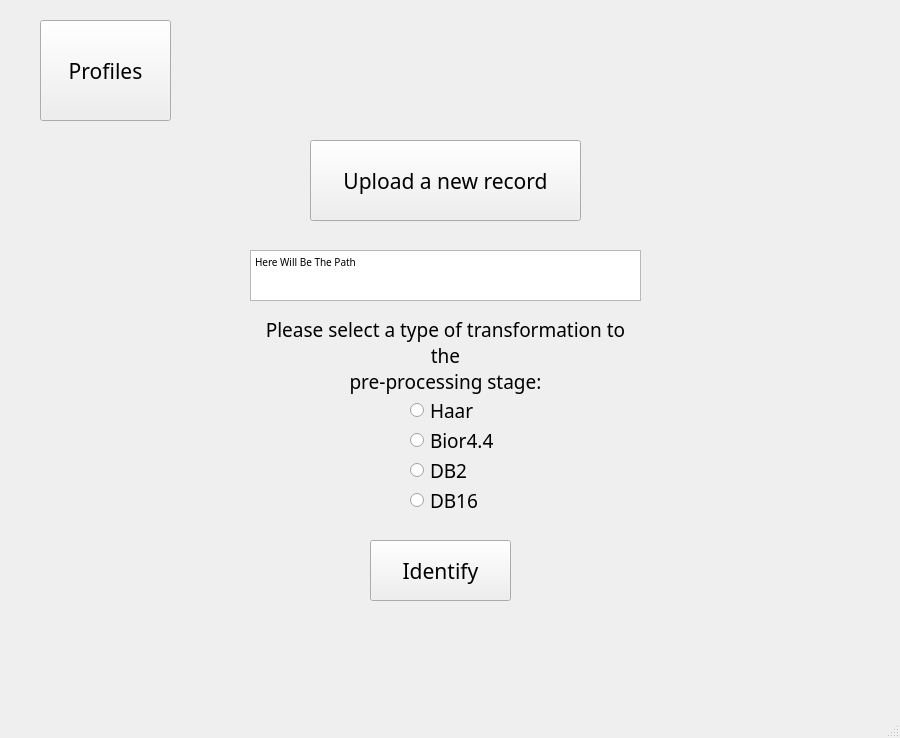
<?xml version="1.0" encoding="UTF-8"?>
<ui version="4.0">
 <class>MainWindow</class>
 <widget class="QMainWindow" name="MainWindow">
  <property name="geometry">
   <rect>
    <x>0</x>
    <y>0</y>
    <width>900</width>
    <height>738</height>
   </rect>
  </property>
  <property name="windowTitle">
   <string>MainWindow</string>
  </property>
  <widget class="QWidget" name="centralwidget">
   <widget class="QPushButton" name="upload_record">
    <property name="enabled">
     <bool>true</bool>
    </property>
    <property name="geometry">
     <rect>
      <x>310</x>
      <y>140</y>
      <width>271</width>
      <height>81</height>
     </rect>
    </property>
    <property name="font">
     <font>
      <family>Perpetua</family>
      <pointsize>16</pointsize>
     </font>
    </property>
    <property name="text">
     <string>Upload a new record</string>
    </property>
   </widget>
   <widget class="QPushButton" name="enter_profiles">
    <property name="geometry">
     <rect>
      <x>40</x>
      <y>20</y>
      <width>131</width>
      <height>101</height>
     </rect>
    </property>
    <property name="font">
     <font>
      <family>Perpetua</family>
      <pointsize>16</pointsize>
     </font>
    </property>
    <property name="text">
     <string>Profiles</string>
    </property>
   </widget>
   <widget class="QTextEdit" name="path_box">
    <property name="geometry">
     <rect>
      <x>250</x>
      <y>250</y>
      <width>391</width>
      <height>51</height>
     </rect>
    </property>
    <property name="font">
     <font>
      <family>Perpetua</family>
      <pointsize>10</pointsize>
     </font>
    </property>
    <property name="html">
     <string>&lt;!DOCTYPE HTML PUBLIC &quot;-//W3C//DTD HTML 4.0//EN&quot; &quot;http://www.w3.org/TR/REC-html40/strict.dtd&quot;&gt;
&lt;html&gt;&lt;head&gt;&lt;meta name=&quot;qrichtext&quot; content=&quot;1&quot; /&gt;&lt;style type=&quot;text/css&quot;&gt;
p, li { white-space: pre-wrap; }
&lt;/style&gt;&lt;/head&gt;&lt;body style=&quot; font-family:'Perpetua'; font-size:10pt; font-weight:400; font-style:normal;&quot;&gt;
&lt;p style=&quot; margin-top:0px; margin-bottom:0px; margin-left:0px; margin-right:0px; -qt-block-indent:0; text-indent:0px;&quot;&gt;&lt;span style=&quot; font-family:'MS Shell Dlg 2'; font-size:7.8pt;&quot;&gt;Here Will Be The Path&lt;/span&gt;&lt;/p&gt;&lt;/body&gt;&lt;/html&gt;</string>
    </property>
   </widget>
   <widget class="QPushButton" name="identify_btn">
    <property name="geometry">
     <rect>
      <x>370</x>
      <y>540</y>
      <width>141</width>
      <height>61</height>
     </rect>
    </property>
    <property name="font">
     <font>
      <family>Perpetua</family>
      <pointsize>16</pointsize>
     </font>
    </property>
    <property name="text">
     <string>Identify</string>
    </property>
   </widget>
   <widget class="QRadioButton" name="radioButton_4">
    <property name="geometry">
     <rect>
      <x>410</x>
      <y>490</y>
      <width>89</width>
      <height>20</height>
     </rect>
    </property>
    <property name="font">
     <font>
      <family>Perpetua</family>
      <pointsize>14</pointsize>
     </font>
    </property>
    <property name="text">
     <string>DB16</string>
    </property>
   </widget>
   <widget class="QRadioButton" name="radioButton_3">
    <property name="geometry">
     <rect>
      <x>410</x>
      <y>460</y>
      <width>89</width>
      <height>20</height>
     </rect>
    </property>
    <property name="font">
     <font>
      <family>Perpetua</family>
      <pointsize>14</pointsize>
     </font>
    </property>
    <property name="text">
     <string>DB2</string>
    </property>
   </widget>
   <widget class="QRadioButton" name="radioButton_2">
    <property name="geometry">
     <rect>
      <x>410</x>
      <y>430</y>
      <width>89</width>
      <height>21</height>
     </rect>
    </property>
    <property name="font">
     <font>
      <family>Perpetua</family>
      <pointsize>14</pointsize>
     </font>
    </property>
    <property name="text">
     <string>Bior4.4</string>
    </property>
   </widget>
   <widget class="QRadioButton" name="radioButton_1">
    <property name="geometry">
     <rect>
      <x>410</x>
      <y>400</y>
      <width>89</width>
      <height>20</height>
     </rect>
    </property>
    <property name="font">
     <font>
      <family>Perpetua</family>
      <pointsize>14</pointsize>
     </font>
    </property>
    <property name="text">
     <string>Haar</string>
    </property>
   </widget>
   <widget class="QLabel" name="label">
    <property name="geometry">
     <rect>
      <x>250</x>
      <y>300</y>
      <width>391</width>
      <height>111</height>
     </rect>
    </property>
    <property name="font">
     <font>
      <family>Perpetua</family>
      <pointsize>14</pointsize>
     </font>
    </property>
    <property name="text">
     <string>Please select a type of transformation to the
pre-processing stage:</string>
    </property>
    <property name="alignment">
     <set>Qt::AlignCenter</set>
    </property>
    <property name="wordWrap">
     <bool>true</bool>
    </property>
   </widget>
   <zorder>label</zorder>
   <zorder>upload_record</zorder>
   <zorder>enter_profiles</zorder>
   <zorder>path_box</zorder>
   <zorder>identify_btn</zorder>
   <zorder>radioButton_4</zorder>
   <zorder>radioButton_3</zorder>
   <zorder>radioButton_2</zorder>
   <zorder>radioButton_1</zorder>
  </widget>
  <widget class="QMenuBar" name="menubar">
   <property name="geometry">
    <rect>
     <x>0</x>
     <y>0</y>
     <width>900</width>
     <height>26</height>
    </rect>
   </property>
  </widget>
  <widget class="QStatusBar" name="statusbar"/>
 </widget>
 <resources/>
 <connections/>
</ui>
